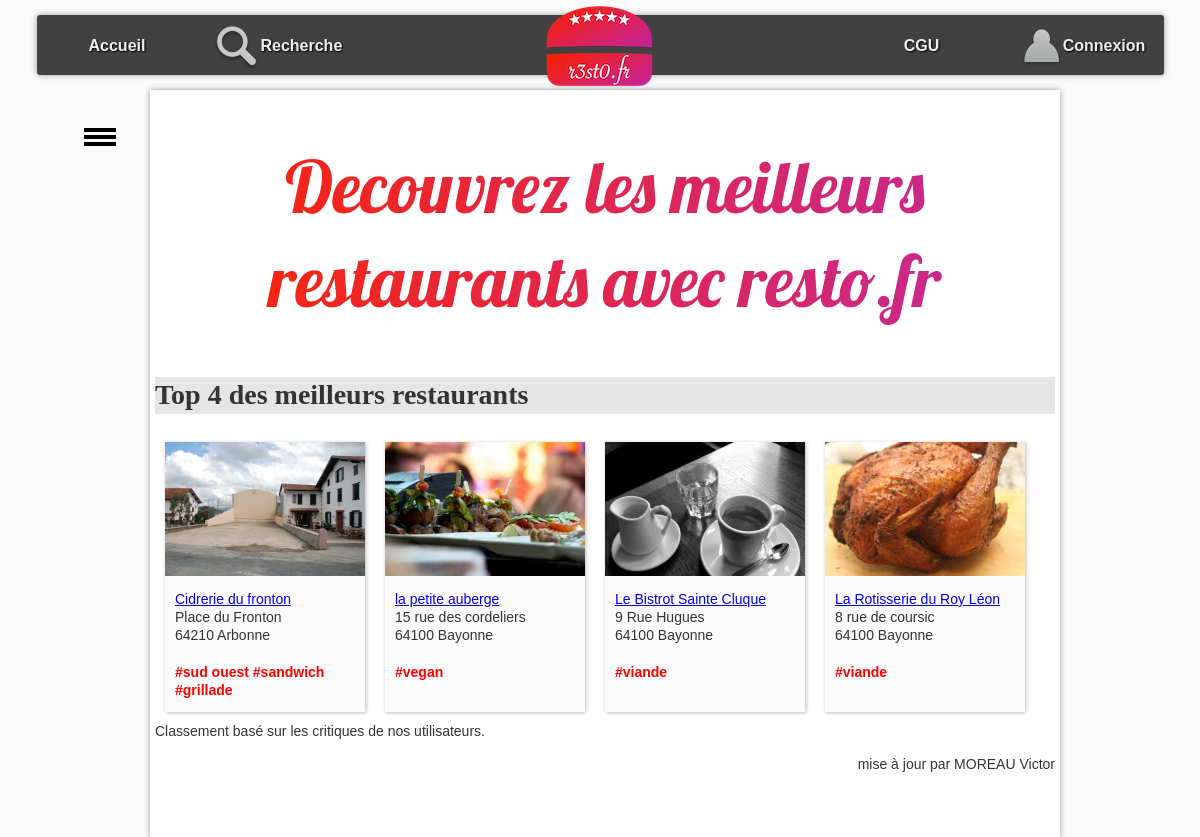
The page / on the database its author committed.
### tables this page shows
CREATE TABLE resto (
  idR bigint(20) NOT NULL,
  nomR varchar(255) DEFAULT NULL,
  numAdrR varchar(20) DEFAULT NULL,
  voieAdrR varchar(255) DEFAULT NULL,
  cpR char(5) DEFAULT NULL,
  villeR varchar(255) DEFAULT NULL,
  latitudeDegR float DEFAULT NULL,
  longitudeDegR float DEFAULT NULL,
  descR text DEFAULT NULL,
  horairesR text DEFAULT NULL
);

CREATE TABLE photo (
  idP bigint(20) NOT NULL,
  cheminP varchar(255) DEFAULT NULL,
  idR bigint(20) DEFAULT NULL
);

CREATE TABLE type_cuisine(
    idTC bigint(20)NOT NULL,
    libelleTC VARCHAR(100) NOT NULL
);

### controleur/accueil.php (called while the page is built, shortened)
<?php
$menuBurger = array();
$menuBurger[] = Array("url" => "./?action=recherche&critere=nom", "label" => "Recherche par nom");
$menuBurger[] = Array("url" => "./?action=recherche&critere=adresse", "label" => "Recherche par adresse");
$menuBurger[] = Array("url" => "./?action=recherche&critere=type", "label" => "Recherche par type de cuisine");
$menuBurger[] = Array("url" => "./?action=recherche&critere=multi", "label" => "Recherche multicritère");
    $listeRestos = RestoDAO::getTop4();
    require_once "$racine/vue/entete.html.php";
    require_once "$racine/vue/vueAccueil.php";
    require_once "$racine/vue/pied.html.php";
?>

### index.php (called while the page is built, shortened)
<?php
require_once "getRacine.php";
require_once "$racine/includes/autoload.inc.php";
if (isset($_GET["action"])){
    $action = $_GET["action"];
}
else{
    $action = "defaut";
}
$fichier = controleurPrincipal($action);
try{
    require_once "$racine/controleur/$fichier";
} catch (Throwable $e) {
    ajouterMessage($action." : ".$e->getMessage());
    $titre = "Erreur";
    require_once "$racine/vue/entete.html.php";
    require_once "$racine/vue/pied.html.php";
}

### includes/autoload.inc.php (called while the page is built, shortened)
<?php
function chargeurBaseEspacesDeNoms(string $className) {
    $fileName = __DIR__ . '/../';
    $fileName .= str_replace('\\', DIRECTORY_SEPARATOR, $className) . '.class.php';
}

### modele/dao/Bdd.class.php (called while the page is built, shortened)
<?php
class Bdd {
    private static ?PDO $pdo = null;
    private static $login = "vmoreau";
    private static $mdp = "6IBpk7q1";
    private static $bd = "vmoreau_bdd_resto";
    private static $serveur = "localhost";
    private static $pdoOptions = array  (
        PDO::MYSQL_ATTR_INIT_COMMAND => "SET NAMES utf8"
        ,PDO::ATTR_ERRMODE => PDO::ERRMODE_EXCEPTION
                                        );
    public static function connecter() : ?PDO  {
        if (is_null(self::$pdo)) {
                self::$pdo = new PDO("mysql:host=".self::$serveur.";dbname=".self::$bd, self::$login, self::$mdp, self::$pdoOptions);
        }
        return self::$pdo;
    }
    public static function getConnexion() : ?PDO {
        return self::$pdo;
    }
}

### modele/dao/RestoDAO.class.php (called while the page is built, shortened)
<?php
class RestoDAO {
    public static function getTop4(): array {
        $lesObjets = array();
        try {
            $requete = "SELECT AVG(note) AS NotesCumulees, r.idR, nomR, numAdrR, voieAdrR, cpR, villeR, latitudeDegR, longitudeDegR, descR, horairesR
                       FROM resto r
                       INNER JOIN critiquer c ON r.idR = c.idR
                       GROUP BY r.idR, nomR, numAdrR, voieAdrR, cpR, villeR, latitudeDegR, longitudeDegR, descR, horairesR
                       ORDER BY NotesCumulees DESC
                       LIMIT 4;
                    ";
            $stmt = Bdd::getConnexion()->prepare($requete);
            $ok = $stmt->execute();
            if ($ok) {
                while ($enreg = $stmt->fetch(PDO::FETCH_ASSOC)) {
                    $lesObjets[] = self::enregistrementVersObjet($enreg);
                }
            }
        } catch (PDOException $e) {
            throw new Exception("Erreur dans la méthode " . get_called_class() . "::getTop4 : <br/>" . $e->getMessage());
        }
        return $lesObjets;
    }
    private static function enregistrementVersObjet(array $enreg): Resto {
        $id = $enreg['idR'];
        $leResto = new Resto(
                $enreg['idR'], $enreg['nomR'], $enreg['numAdrR'], $enreg['voieAdrR'], $enreg['cpR'], $enreg['villeR'],
                $enreg['latitudeDegR'], $enreg['longitudeDegR'], $enreg['descR'], $enreg['horairesR']
        );
        $lesCritiques = CritiqueDAO::getAllByResto($id);
        $lesPhotos = PhotoDAO::getAllByResto($id);
        $lesTags = TagsDAO::getTagsByIdr($id);
        $leResto->setLesTags($lesTags);
        $leResto->setLesPhotos($lesPhotos);
        $leResto->setLesCritiques($lesCritiques);
        return $leResto;
    }
}

### modele/dao/CritiqueDAO.class.php (called while the page is built, shortened)
<?php
class CritiqueDAO {
    public static function getAllByResto(int $idR): array {
        $lesObjets = array();
        try {
            $requete = "SELECT * FROM critiquer c"
                    . " INNER JOIN utilisateur u ON  c.idU = u.idU "
                    . " WHERE idR = :idR";
            $stmt = Bdd::getConnexion()->prepare($requete);
            $stmt->bindParam(':idR', $idR, PDO::PARAM_INT);
            $ok = $stmt->execute();
            if ($ok) {
                while ($enreg = $stmt->fetch(PDO::FETCH_ASSOC)) {
                    $user = new Utilisateur($enreg['idU'], $enreg['mailU'], $enreg['mdpU'], $enreg['pseudoU']);
                    $lesObjets[] = new Critique($enreg['note'], $enreg['commentaire'], $user);
                }
            }
        } catch (PDOException $e) {
            throw new Exception("Erreur dans la méthode " . get_called_class() . "::getAllByResto : <br/>" . $e->getMessage());
        }
        return $lesObjets;
    }
}

### modele/dao/PhotoDAO.class.php (called while the page is built, shortened)
<?php
class PhotoDAO {
    public static function getAllByResto(int $idR): array {
        $lesObjets = array();
        try {
            $requete = "SELECT * FROM photo WHERE idR = :idR";
            $stmt = Bdd::getConnexion()->prepare($requete);
            $stmt->bindParam(':idR', $idR, PDO::PARAM_INT);
            $ok = $stmt->execute();
            if ($ok) {
                while ($enreg = $stmt->fetch(PDO::FETCH_ASSOC)) {
                    $lesObjets[] = new Photo($enreg['idP'], $enreg['cheminP']);
                }
            }
        } catch (PDOException $e) {
            throw new Exception("Erreur dans la méthode " . get_called_class() . "::getAllByResto : <br/>" . $e->getMessage());
        }
        return $lesObjets;
    }
}

### modele/dao/TagsDAO.class.php (called while the page is built, shortened)
<?php
class TagsDAO {
    public static function getTagsByIdr(int $idR): array {
        $lesTags = array();
        try {
            $requete = "SELECT tc.idTC,tc.libelleTC FROM resto r
        INNER JOIN hashtag h ON r.idR = h.idR
        INNER JOIN type_cuisine tc ON h.idTC = tc.idTC
        WHERE r.idR = :idR;
        ";
            $stmt = Bdd::getConnexion()->prepare($requete);
            $stmt->bindParam(':idR', $idR, PDO::PARAM_INT);
            $ok = $stmt->execute();
            if ($ok) {
                while ($enreg = $stmt->fetch(PDO::FETCH_ASSOC)) {
                    $lesTags[] = new Tags($enreg['idTC'], $enreg['libelleTC']);
                }
            }
        } catch (PDOException $e) {
            throw new Exception("Erreur dans la méthode " . get_called_class() . "::getTagsByIdr : <br/>" . $e->getMessage());
        }
        return $lesTags;
    }
}

### modele/metier/Resto.class.php (called while the page is built, shortened)
<?php
class Resto {
    private int $idR;
    private ?string $nomR;
    private ?string $numAdr;
    private ?string $voieAdr;
    private ?string $cpR;
    private ?string $villeR;
    private array $lesPhotos;
    private array $lesTags;
    function __construct(int $idR, string $nomR, ?string $numAdr, ?string $voieAdr, ?string $cpR, ?string $villeR, ?float $latitudeDegR, ?float $longitudeDegR, ?string $descR, ?string $horairesR) {
        $this->idR = $idR;
        $this->nomR = $nomR;
        $this->numAdr = $numAdr;
        $this->voieAdr = $voieAdr;
        $this->cpR = $cpR;
        $this->villeR = $villeR;
        $this->lesPhotos = array();
        $this->lesTags = array();
    }
    function getIdR(): int {
        return $this->idR;
    }
    function getNomR(): ?string {
        return $this->nomR;
    }
    function getNumAdr(): ?string {
        return $this->numAdr;
    }
    function getVoieAdr(): ?string {
        return $this->voieAdr;
    }
    function getCpR(): ?string {
        return $this->cpR;
    }
    function getVilleR(): ?string {
        return $this->villeR;
    }
    function getLesPhotos(): array {
        return $this->lesPhotos;
    }
    function setLesPhotos(array $lesPhotos): void {
        $this->lesPhotos = $lesPhotos;
    }
    public function getLesTags(): array {
        return $this->lesTags;
    }
    public function setLesTags(array $lesTags): void {
        $this->lesTags = $lesTags;
    }
}

### modele/metier/Photo.class.php (called while the page is built, shortened)
<?php
class Photo {
    function __construct(int $idP, string $cheminP) {
        $this->cheminP = $cheminP;
    }
}

### modele/metier/Tags.class.php (called while the page is built, shortened)
<?php
class Tags{
    private ?string $Libelle;
    function __construct(?int $idTC,?string $Libelle) {
        $this->Libelle = $Libelle;
    }
    public function getLibelle(): ?string {
        return $this->Libelle;
    }
}

### vue/vueAccueil.php (the view, shortened to what this page needs)
<div id="accroche">Decouvrez les meilleurs restaurants avec resto.fr</div>
<h1>Top 4 des meilleurs restaurants</h1>
<?php
foreach ($listeRestos as $unResto) {
     ?>
    <div class="card">
        <div class="photoCard">
            <?php
            $lesPhotos = $unResto->getLesPhotos();
            if (count($lesPhotos) > 0) {
                $laPhotoPrincipale = $lesPhotos[0];
                ?>
                <img src="photos/<?= $laPhotoPrincipale->getCheminP() ?>" alt="photo du restaurant" />
    <?php } ?>
        </div>
        <div class="descrCard">
            <a href="./?action=detail&idR=<?= $unResto->getIdR() ?>"><?= $unResto->getNomR() ?></a>
            <br />
            <?= $unResto->getNumAdr() ?>
            <?= $unResto->getVoieAdr() ?>
            <br />
    <?= $unResto->getCpR() ?>
    <?= $unResto->getVilleR() ?>
            <div class="descrCard">
            <br />
            <div class="lesTags">
            <?php
                      foreach ($unResto->getLesTags() as $leTag){ ?>
                          <?='#'.$leTag->getLibelle().' ';  ?>
                      <?php } ?>
            </div>
        </div>
    </div>
    </div>
<?php
}
?>
Classement basé sur les critiques de nos utilisateurs.
<p id="equipe9" > mise à jour par MOREAU Victor </p>

### vue/entete.html.php (shortened to what this page needs)
<!DOCTYPE html>
<html>
    <head>
        <link href="css/base.css" rel="stylesheet" type="text/css">
        <link href="css/form.css" rel="stylesheet" type="text/css">
        <link href="css/cgu.css" rel="stylesheet" type="text/css">
        <link href="css/corps.css" rel="stylesheet" type="text/css">
    </head>
    <body>
        <nav>
            <ul id="menuGeneral">
                <li><a href="./?action=accueil">Accueil</a></li>
                <li><a href="./?action=recherche"><img src="images/rechercher.png" alt="loupe" />Recherche</a></li>
                <li></li>
                <li id="logo"><a href="./?action=accueil"><img src="images/logoBarre.png" alt="logo" /></a></li>
                <li></li>
                <li><a href="./?action=cgu">CGU</a></li>
                <?php
                if ($GLOBALS['isLoggedOn']) {
                    ?>
                    <li><a href="./?action=profil"><img src="images/profil.png" alt="loupe" />Mon Profil</a></li>
                <?php } else {
                    ?>
                    <li><a href="./?action=connexion"><img src="images/profil.png" alt="loupe" />Connexion</a></li>
                <?php }
                ?>
            </ul>
        </nav>
        <div id="bouton">
            <div></div>
            <div></div>
            <div></div>
        </div>
        <ul id="menuContextuel">
            <li><img src="images/logoBarre.png" alt="logo" /></li>
            <?php if (isset($menuBurger)) { ?>
                <?php for ($i = 0; $i < count($menuBurger); $i++) { ?>
                    <li>
                        <a href="<?php echo $menuBurger[$i]['url']; ?>">
                        </a>
                    </li>
                <?php } ?>
            <?php } ?>
        </ul>
        <div id="corps">

### vue/pied.html.php
</div>
</body>
</html>

### css/base.css (style rules this page uses)
:root { --largeurPage: 900px; --largeurMenuCont : 200px; --margeCalc: calc((100% - var(--largeurPage)) / 2); --margeMenuHaut : 15px; --hauteurMenuGene:60px; --coulA1:#5A7694; --coulA2:#D7E5ED; --coulB1:#566459; --coulB2:#90974A; --coulC:#CDBCA0; --fondC:#fcfbfb; --padding_cote:5px; }
#equipe9 { text-align: right; }
body { font-family: Arial; color : #333; font-size : 14px; line-height : 1.3; scroll-behavior: smooth; background-color : var(--fondC); }
#logo { text-align : center; }
#corps, #menuContextuel, #menuGeneral { transition-duration : 0.4s; }
#corps { top : 15px; margin-top : calc(var(--hauteurMenuGene) + var(--margeMenuHaut)); padding-bottom : 50px; padding-left : 5px; padding-right : 5px; position : absolute; left : var(--margeCalc); width : var(--largeurPage); background-color : #fff; box-shadow: 0px 0px 6px #999; min-height: 500px; }
#menuContextuel { position : fixed; left : var(--margeCalc); width : var(--largeurPage); background-color : var(--fondC); z-index:0; overflow : hidden; top : calc(var(--hauteurMenuGene) + var(--margeMenuHaut) + 50px); margin-top:0px; padding-top:0px; list-style-type : none; padding-left : 0px; width : var(--largeurMenuCont); border-radius: 3px; }
#bouton { top : calc(var(--hauteurMenuGene) + var(--margeMenuHaut) + 50px); position : fixed; left : calc((100% - var(--largeurPage)) / 2 - 70px); width : 40px; height : 25px; }
#bouton>div { margin-left : 4px; border : 1px solid #000; width : 30px; height : 2px; background-color : #000; margin-top : 3px; }
nav { position:fixed; top:var(--margeMenuHaut); left:0px; width:100%; height:var(--hauteurMenuGene); z-index:100; }
#menuGeneral { text-align : center; width : calc(var(--largeurPage) + 220px + var(--padding_cote) + 2px); height : var(--hauteurMenuGene); background-color : rgba(45,45,45,0.9); color : #fff; margin:auto auto; box-shadow: 0px 0px 6px #999; border-radius: 3px; }
#menuGeneral { list-style-type: none; padding-left : 0px; }
#menuGeneral>li { float : left; width: 14.28%; height : 100%; vertical-align: middle; line-height:60px; }
#logo>a>img { position : relative; top : -10px; }
#menuGeneral>li>a { height : var(--hauteurMenuGene); display : inline-block; vertical-align: middle; color:#eee; text-shadow: 1px 1px 2px #000; text-decoration: none; font-size : 16px; font-weight: bold; }
#menuGeneral>li>a>img { vertical-align: middle; }
#menuContextuel>li>a { color:var(--coulA1); font-weight : bold; text-decoration : none; }
#menuContextuel>li { padding-top : 5px; padding-bottom : 5px; margin-top : 0px; margin-bottom : 0px; padding-left : 8px; }
#menuContextuel>li:first-child { text-align : center; }
#accroche { margin-top : 50px; margin-bottom : 50px; color : #333; font-size : 14px; text-align: center; font-family: 'Lobster', cursive; font-size: 72px; background: linear-gradient(90deg, #FC2500, #C2289F ); -webkit-background-clip: text; -webkit-text-fill-color: transparent; }

### css/cgu.css (style rules this page uses)
h1,h2,h3,h4 { font-family: Futura; background-color : rgba(0,0,0,0.1); }

### css/corps.css (style rules this page uses)
div.card { position : relative; width:180px; height : 250px; float:left; padding:10px; margin : 10px; background-color : var(--fondC); box-shadow: 1px 1px 4px #bbb; }
div.photoCard>img { position : relative; top:-10px; left : -10px; max-width : 200px; max-height: 140px; }
div.descrCard { position : relative; top:0px; }
div.lesTags { font-weight: bolder; color: red; }

### rows shown on the page
resto: photo.cheminP (picture), nomR "Cidrerie du fronton", voieAdrR "Place du Fronton", cpR "64210", villeR "Arbonne"
type_cuisine: libelleTC "sud ouest"
type_cuisine: libelleTC "sandwich"
type_cuisine: libelleTC "grillade"
resto: photo.cheminP (picture), nomR "la petite auberge", numAdrR "15", voieAdrR "rue des cordeliers", cpR "64100", villeR "Bayonne"
type_cuisine: libelleTC "vegan"
resto: photo.cheminP (picture), nomR "Le Bistrot Sainte Cluque", numAdrR "9", voieAdrR "Rue Hugues", cpR "64100", villeR "Bayonne"
type_cuisine: libelleTC "viande"
resto: photo.cheminP (picture), nomR "La Rotisserie du Roy Léon", numAdrR "8", voieAdrR "rue de coursic", cpR "64100", villeR "Bayonne"
